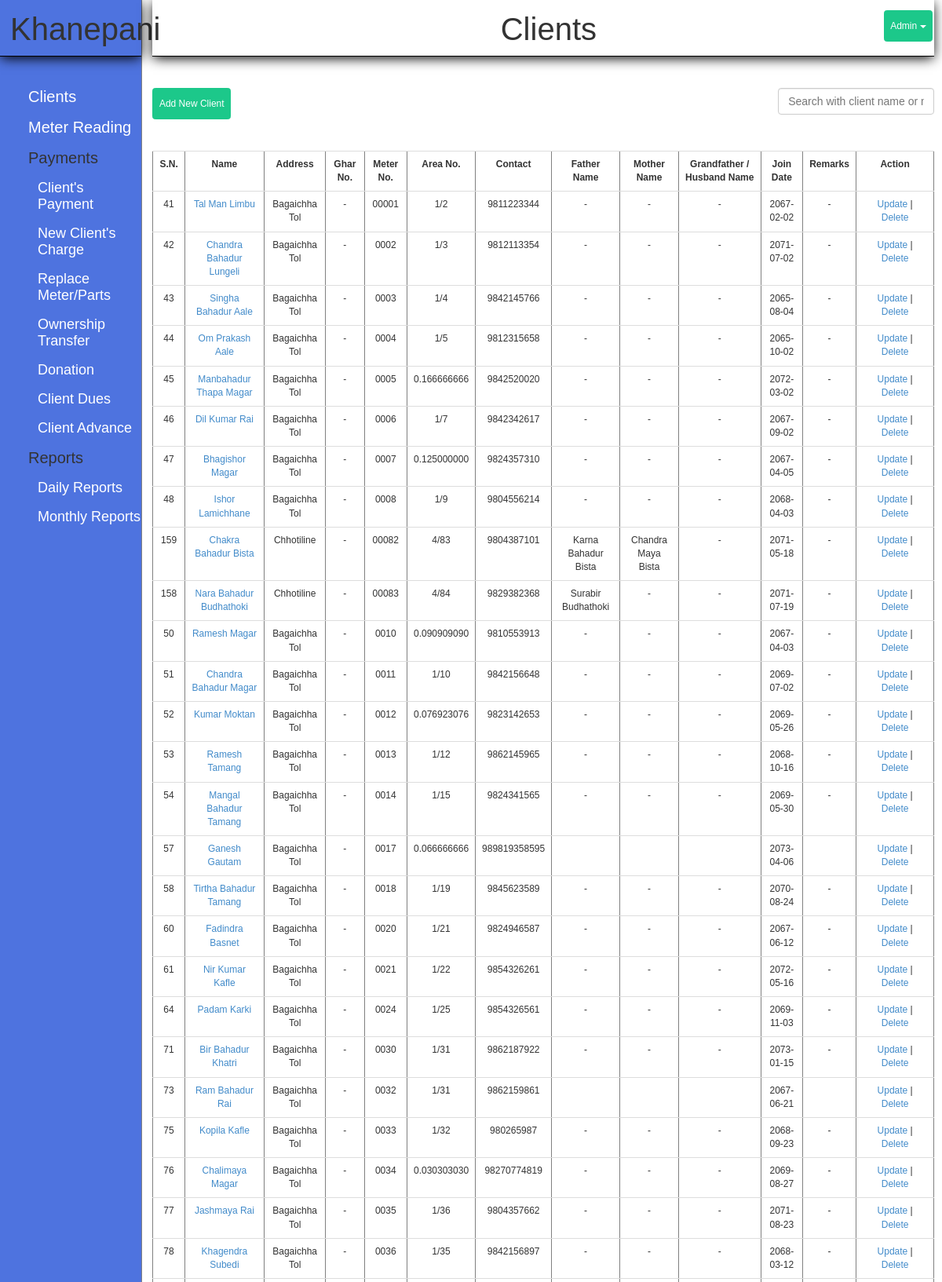
/index.php (signed in, upper part), run on the app's committed database.
### tables this page shows
CREATE TABLE `client` (
  `id` int(11) NOT NULL,
  `name` varchar(30) NOT NULL,
  `phone` bigint(11) NOT NULL,
  `joinned` date DEFAULT NULL,
  `gharnum` varchar(10) DEFAULT NULL,
  `area` varchar(20) NOT NULL,
  `meter` varchar(15) NOT NULL,
  `address` varchar(20) NOT NULL,
  `father` varchar(30) DEFAULT NULL,
  `mother` varchar(30) DEFAULT NULL,
  `grandfather` varchar(50) DEFAULT NULL,
  `remark` text DEFAULT NULL
);

### modules/client/function.php (called while the page is built, shortened)
<?php
	class ClientModel{
		function getAll()
		{
			global $con;
			global $pageno;
			if (isset($_GET['pageno'])) {
	            $pageno = $_GET['pageno'];
	        } else {
	            $pageno = 1;
	        }
	        $no_of_records_per_page = 100;
	        $offset = ($pageno-1) * $no_of_records_per_page;
	        $total_pages_sql = "SELECT COUNT(*) FROM client";
	        $result = mysqli_query($con,$total_pages_sql);
	        $total_rows = mysqli_fetch_array($result)[0];
			$sql = "SELECT * FROM client Order By meter LIMIT $offset, $no_of_records_per_page";
			$rs = mysqli_query($con, $sql);
			$final = array();
			while($row = mysqli_fetch_assoc($rs))
			{
				$final[] = $row;
			}
			return $final;
		}
	}
?>

### modules/client/view.php (the view, shortened to what this page needs)
<h1 class="title">Clients</h1>
<?php
$data = $client->getAll();
?>
<a href="?page=client_form" class="btn">Add New Client</a>
<input type="text" class="form-control search" name="search" id="search" placeholder="Search with client name or meter">
<table border="1" width="100%" class="table" id="result">
	<tr>
		<th>S.N.</th>
		<th>Name</th>
		<th>Address</th>
		<th>Ghar No.</th>
		<th>Meter No.</th>
		<th>Area No.</th>
		<th>Contact</th>
		<th>Father Name</th>
		<th>Mother Name</th>
		<th>Grandfather / Husband Name</th>
		<th>Join Date</th>
		<th>Remarks</th>
		<th width="10%">Action</th>
	</tr>
	<?php
	foreach($data as $d)
	{ ?>
		<tr >
			<td> <?php echo $d['id']; ?> </td>
			<td> <a href="?page=payment_history&history_id=<?php echo $d['id']; ?>">	<?php echo $d['name'];?> </a> </td>
			<td> <?php echo $d['address']; ?> </td>
			<td> <?php echo $d['gharnum']; ?> </td>
			<td> <?php echo $d['meter']; ?> </td>
			<td> <?php echo $d['area']; ?> </td>
			<td> <?php echo $d['phone']; ?> </td>
			<td> <?php echo $d['father']; ?> </td>
			<td> <?php echo $d['mother']; ?> </td>
			<td> <?php echo $d['grandfather']; ?> </td>
			<td> <?php echo $d['joinned']; ?> </td>
			<td> <?php echo $d['remark']; ?> </td>
			<td>
				<a href="?page=client_form&edit_id=<?php echo $d['id']; ?>">
					Update
				</a>
				|
				<a href="?page=client&del_id=<?php echo $d['id']; ?>" onclick="return confirm('Do you really want to delete?')">
					Delete
				</a>
			</td>
		</tr>
	<?php
	}
	?>
</table>

### style.css (style rules this page uses)
* { margin: 0px; padding: 0px; }
body { font-family: arial; }
a { text-decoration: none !important; }
.title { border-bottom: 1px solid black; box-shadow: 0px 3px 15px -1px #000; padding: 15px 0px 12px 13px; margin: 0px 0px 40px 0px; text-align: center; font-size: 40px; }
table { border-collapse: collapse; margin-top: 5vh; }
table td, th { padding: 4px; text-align: center; }
.btn { color: #fff; background-color: #1cc88a; border-color: #1cc88a; padding: 1rem .75rem; font-size: 1vw !important; line-height: 1.5; border-radius: .35rem; cursor: pointer; margin-right: 1vw; }
.search { width: 20%; float: right; }
.table tr td { text-transform: capitalize; }
table tr,table th, table td { font-size: 1vw; }

### data on the page
client: id "41", name "Tal Man Limbu", address "Bagaichha Tol", gharnum "-", meter "00001", area "1/2", phone "9811223344", father "-", mother "-", grandfather "-", joinned "2067-02-02", remark "-"
client: id "42", name "Chandra Bahadur Lungeli", address "Bagaichha Tol", gharnum "-", meter "0002", area "1/3", phone "9812113354", father "-", mother "-", grandfather "-", joinned "2071-07-02", remark "-"
client: id "43", name "Singha Bahadur Aale", address "Bagaichha Tol", gharnum "-", meter "0003", area "1/4", phone "9842145766", father "-", mother "-", grandfather "-", joinned "2065-08-04", remark "-"
client: id "44", name "Om Prakash Aale", address "Bagaichha Tol", gharnum "-", meter "0004", area "1/5", phone "9812315658", father "-", mother "-", grandfather "-", joinned "2065-10-02", remark "-"
client: id "45", name "Manbahadur Thapa Magar", address "Bagaichha Tol", gharnum "-", meter "0005", area "0.166666666", phone "9842520020", father "-", mother "-", grandfather "-", joinned "2072-03-02", remark "-"
client: id "46", name "Dil Kumar Rai", address "Bagaichha Tol", gharnum "-", meter "0006", area "1/7", phone "9842342617", father "-", mother "-", grandfather "-", joinned "2067-09-02", remark "-"
client: id "47", name "Bhagishor Magar", address "Bagaichha Tol", gharnum "-", meter "0007", area "0.125000000", phone "9824357310", father "-", mother "-", grandfather "-", joinned "2067-04-05", remark "-"
client: id "48", name "Ishor Lamichhane", address "Bagaichha Tol", gharnum "-", meter "0008", area "1/9", phone "9804556214", father "-", mother "-", grandfather "-", joinned "2068-04-03", remark "-"
client: id "159", name "Chakra Bahadur Bista", address "Chhotiline", gharnum "-", meter "00082", area "4/83", phone "9804387101", father "Karna Bahadur Bista", mother "Chandra Maya Bista", grandfather "-", joinned "2071-05-18", remark "-"
client: id "158", name "Nara Bahadur Budhathoki", address "Chhotiline", gharnum "-", meter "00083", area "4/84", phone "9829382368", father "Surabir Budhathoki", mother "-", grandfather "-", joinned "2071-07-19", remark "-"
client: id "50", name "Ramesh Magar", address "Bagaichha Tol", gharnum "-", meter "0010", area "0.090909090", phone "9810553913", father "-", mother "-", grandfather "-", joinned "2067-04-03", remark "-"
client: id "51", name "Chandra Bahadur Magar", address "Bagaichha Tol", gharnum "-", meter "0011", area "1/10", phone "9842156648", father "-", mother "-", grandfather "-", joinned "2069-07-02", remark "-"
client: id "52", name "Kumar Moktan", address "Bagaichha Tol", gharnum "-", meter "0012", area "0.076923076", phone "9823142653", father "-", mother "-", grandfather "-", joinned "2069-05-26", remark "-"
client: id "53", name "Ramesh Tamang", address "Bagaichha Tol", gharnum "-", meter "0013", area "1/12", phone "9862145965", father "-", mother "-", grandfather "-", joinned "2068-10-16", remark "-"
client: id "54", name "Mangal Bahadur Tamang", address "Bagaichha Tol", gharnum "-", meter "0014", area "1/15", phone "9824341565", father "-", mother "-", grandfather "-", joinned "2069-05-30", remark "-"
client: id "57", name "Ganesh Gautam", address "Bagaichha Tol", gharnum "-", meter "0017", area "0.066666666", phone "989819358595", joinned "2073-04-06"
client: id "58", name "Tirtha Bahadur Tamang", address "Bagaichha Tol", gharnum "-", meter "0018", area "1/19", phone "9845623589", father "-", mother "-", grandfather "-", joinned "2070-08-24", remark "-"
client: id "60", name "Fadindra Basnet", address "Bagaichha Tol", gharnum "-", meter "0020", area "1/21", phone "9824946587", father "-", mother "-", grandfather "-", joinned "2067-06-12", remark "-"
client: id "61", name "Nir Kumar Kafle", address "Bagaichha Tol", gharnum "-", meter "0021", area "1/22", phone "9854326261", father "-", mother "-", grandfather "-", joinned "2072-05-16", remark "-"
client: id "64", name "Padam Karki", address "Bagaichha Tol", gharnum "-", meter "0024", area "1/25", phone "9854326561", father "-", mother "-", grandfather "-", joinned "2069-11-03", remark "-"
client: id "71", name "Bir Bahadur Khatri", address "Bagaichha Tol", gharnum "-", meter "0030", area "1/31", phone "9862187922", father "-", mother "-", grandfather "-", joinned "2073-01-15", remark "-"
client: id "73", name "Ram Bahadur Rai", address "Bagaichha Tol", gharnum "-", meter "0032", area "1/31", phone "9862159861", joinned "2067-06-21"
client: id "75", name "Kopila Kafle", address "Bagaichha Tol", gharnum "-", meter "0033", area "1/32", phone "980265987", father "-", mother "-", grandfather "-", joinned "2068-09-23", remark "-"
client: id "76", name "Chalimaya Magar", address "Bagaichha Tol", gharnum "-", meter "0034", area "0.030303030", phone "98270774819", father "-", mother "-", grandfather "-", joinned "2069-08-27", remark "-"
client: id "77", name "Jashmaya Rai", address "Bagaichha Tol", gharnum "-", meter "0035", area "1/36", phone "9804357662", father "-", mother "-", grandfather "-", joinned "2071-08-23", remark "-"
client: id "78", name "Khagendra Subedi", address "Bagaichha Tol", gharnum "-", meter "0036", area "1/35", phone "9842156897", father "-", mother "-", grandfather "-", joinned "2068-03-12", remark "-"
